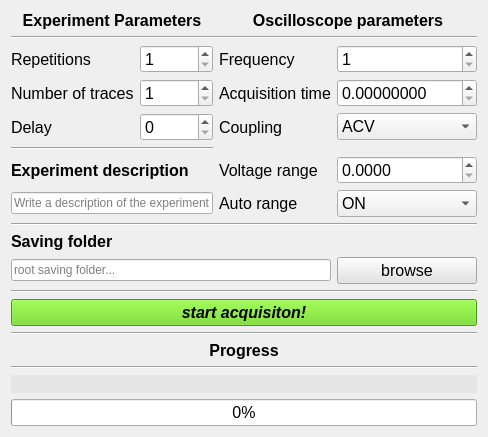
      <widget class="QWidget" name="acqTab">
       <attribute name="title">
        <string notr="true">Acquire Data</string>
       </attribute>
       <layout class="QGridLayout" name="gridLayout_7">
        <item row="0" column="0">
         <layout class="QGridLayout" name="gridLayout_3">
          <item row="10" column="3">
           <widget class="QPushButton" name="browseFolderButton_A">
            <property name="font">
             <font>
              <pointsize>12</pointsize>
             </font>
            </property>
            <property name="styleSheet">
             <string notr="true">background-color: rgb(227, 227, 227);</string>
            </property>
            <property name="text">
             <string>browse</string>
            </property>
           </widget>
          </item>
          <item row="8" column="0" colspan="4">
           <widget class="Line" name="line_3">
            <property name="orientation">
             <enum>Qt::Horizontal</enum>
            </property>
           </widget>
          </item>
          <item row="4" column="1">
           <widget class="QSpinBox" name="delaySpinBox_A">
            <property name="font">
             <font>
              <pointsize>12</pointsize>
             </font>
            </property>
           </widget>
          </item>
          <item row="7" column="2">
           <widget class="QLabel" name="label_22">
            <property name="font">
             <font>
              <pointsize>12</pointsize>
             </font>
            </property>
            <property name="text">
             <string>Auto range</string>
            </property>
           </widget>
          </item>
          <item row="10" column="0" colspan="3">
           <widget class="QLineEdit" name="rootFolderLineEdit_A">
            <property name="font">
             <font>
              <pointsize>9</pointsize>
             </font>
            </property>
            <property name="placeholderText">
             <string>root saving folder...</string>
            </property>
           </widget>
          </item>
          <item row="3" column="3">
           <widget class="QDoubleSpinBox" name="acqTime_A">
            <property name="font">
             <font>
              <pointsize>12</pointsize>
             </font>
            </property>
            <property name="decimals">
             <number>8</number>
            </property>
            <property name="minimum">
             <double>0.000000000000000</double>
            </property>
            <property name="maximum">
             <double>1000.000000000000000</double>
            </property>
           </widget>
          </item>
          <item row="1" column="0" colspan="4">
           <widget class="Line" name="line_2">
            <property name="orientation">
             <enum>Qt::Horizontal</enum>
            </property>
           </widget>
          </item>
          <item row="9" column="0" colspan="2">
           <widget class="QLabel" name="label_2">
            <property name="font">
             <font>
              <pointsize>12</pointsize>
              <weight>75</weight>
              <bold>true</bold>
             </font>
            </property>
            <property name="text">
             <string>Saving folder</string>
            </property>
           </widget>
          </item>
          <item row="6" column="3">
           <widget class="QDoubleSpinBox" name="voltageRangeSpinBox_A">
            <property name="font">
             <font>
              <pointsize>12</pointsize>
             </font>
            </property>
            <property name="whatsThis">
             <string/>
            </property>
            <property name="accessibleName">
             <string/>
            </property>
            <property name="decimals">
             <number>4</number>
            </property>
            <property name="maximum">
             <double>12.000000000000000</double>
            </property>
           </widget>
          </item>
          <item row="14" column="0" colspan="4">
           <widget class="Line" name="line">
            <property name="orientation">
             <enum>Qt::Horizontal</enum>
            </property>
           </widget>
          </item>
          <item row="7" column="3">
           <widget class="QComboBox" name="autoRangeComboBox_A">
            <property name="font">
             <font>
              <pointsize>12</pointsize>
             </font>
            </property>
            <item>
             <property name="text">
              <string>ON</string>
             </property>
            </item>
            <item>
             <property name="text">
              <string>OFF</string>
             </property>
            </item>
           </widget>
          </item>
          <item row="12" column="0" colspan="4">
           <widget class="QPushButton" name="startAcqButton_A">
            <property name="font">
             <font>
              <pointsize>12</pointsize>
              <weight>75</weight>
              <italic>true</italic>
              <bold>true</bold>
             </font>
            </property>
            <property name="styleSheet">
             <string notr="true">background-color: rgb(100, 213, 14);</string>
            </property>
            <property name="text">
             <string>start acquisiton!</string>
            </property>
           </widget>
          </item>
          <item row="17" column="0" colspan="4">
           <widget class="QLabel" name="progressStatus_A">
            <property name="font">
             <font>
              <pointsize>12</pointsize>
             </font>
            </property>
            <property name="styleSheet">
             <string notr="true">background-color: rgb(229, 229, 229);</string>
            </property>
            <property name="text">
             <string/>
            </property>
           </widget>
          </item>
          <item row="5" column="0" colspan="2">
           <widget class="Line" name="line_24">
            <property name="orientation">
             <enum>Qt::Horizontal</enum>
            </property>
           </widget>
          </item>
          <item row="6" column="2">
           <widget class="QLabel" name="label_21">
            <property name="font">
             <font>
              <pointsize>12</pointsize>
             </font>
            </property>
            <property name="text">
             <string>Voltage range</string>
            </property>
           </widget>
          </item>
          <item row="11" column="0" colspan="4">
           <widget class="Line" name="line_4">
            <property name="orientation">
             <enum>Qt::Horizontal</enum>
            </property>
           </widget>
          </item>
          <item row="3" column="0">
           <widget class="QLabel" name="label_16">
            <property name="font">
             <font>
              <pointsize>12</pointsize>
             </font>
            </property>
            <property name="text">
             <string>Number of traces</string>
            </property>
           </widget>
          </item>
          <item row="16" column="0" colspan="4">
           <widget class="Line" name="line_5">
            <property name="orientation">
             <enum>Qt::Horizontal</enum>
            </property>
           </widget>
          </item>
          <item row="18" column="0" colspan="4">
           <widget class="QProgressBar" name="progressBar_A">
            <property name="font">
             <font>
              <pointsize>12</pointsize>
             </font>
            </property>
            <property name="value">
             <number>0</number>
            </property>
           </widget>
          </item>
          <item row="7" column="0" colspan="2">
           <widget class="QLineEdit" name="expDescription_A">
            <property name="font">
             <font>
              <pointsize>9</pointsize>
             </font>
            </property>
            <property name="placeholderText">
             <string>Write a description of the experiment</string>
            </property>
           </widget>
          </item>
          <item row="4" column="3">
           <widget class="QComboBox" name="couplingComboBox_A">
            <property name="font">
             <font>
              <pointsize>12</pointsize>
             </font>
            </property>
            <property name="styleSheet">
             <string notr="true"/>
            </property>
            <item>
             <property name="text">
              <string>ACV</string>
             </property>
            </item>
            <item>
             <property name="text">
              <string>DCV</string>
             </property>
            </item>
           </widget>
          </item>
          <item row="3" column="2">
           <widget class="QLabel" name="label_17">
            <property name="font">
             <font>
              <pointsize>12</pointsize>
             </font>
            </property>
            <property name="text">
             <string>Acquisition time</string>
            </property>
           </widget>
          </item>
          <item row="4" column="2">
           <widget class="QLabel" name="label_19">
            <property name="font">
             <font>
              <pointsize>12</pointsize>
             </font>
            </property>
            <property name="text">
             <string>Coupling</string>
            </property>
           </widget>
          </item>
          <item row="0" column="2" colspan="2">
           <widget class="QLabel" name="label_13">
            <property name="font">
             <font>
              <pointsize>12</pointsize>
              <weight>75</weight>
              <bold>true</bold>
             </font>
            </property>
            <property name="styleSheet">
             <string notr="true"/>
            </property>
            <property name="text">
             <string>Oscilloscope parameters</string>
            </property>
            <property name="alignment">
             <set>Qt::AlignCenter</set>
            </property>
           </widget>
          </item>
          <item row="2" column="2">
           <widget class="QLabel" name="label_15">
            <property name="font">
             <font>
              <pointsize>12</pointsize>
             </font>
            </property>
            <property name="text">
             <string>Frequency</string>
            </property>
           </widget>
          </item>
          <item row="4" column="0">
           <widget class="QLabel" name="label_18">
            <property name="font">
             <font>
              <pointsize>12</pointsize>
             </font>
            </property>
            <property name="text">
             <string>Delay</string>
            </property>
           </widget>
          </item>
          <item row="2" column="1">
           <widget class="QSpinBox" name="repetitionsSpinBox_A">
            <property name="font">
             <font>
              <pointsize>12</pointsize>
             </font>
            </property>
            <property name="minimum">
             <number>1</number>
            </property>
            <property name="maximum">
             <number>10000</number>
            </property>
           </widget>
          </item>
          <item row="2" column="0">
           <widget class="QLabel" name="label_14">
            <property name="font">
             <font>
              <pointsize>12</pointsize>
             </font>
            </property>
            <property name="text">
             <string>Repetitions</string>
            </property>
           </widget>
          </item>
          <item row="0" column="0" colspan="2">
           <widget class="QLabel" name="label_12">
            <property name="font">
             <font>
              <pointsize>12</pointsize>
              <weight>75</weight>
              <bold>true</bold>
             </font>
            </property>
            <property name="styleSheet">
             <string notr="true"/>
            </property>
            <property name="text">
             <string>Experiment Parameters</string>
            </property>
            <property name="alignment">
             <set>Qt::AlignCenter</set>
            </property>
           </widget>
          </item>
          <item row="6" column="0" colspan="2">
           <widget class="QLabel" name="label_23">
            <property name="font">
             <font>
              <pointsize>12</pointsize>
              <weight>75</weight>
              <bold>true</bold>
             </font>
            </property>
            <property name="text">
             <string>Experiment description</string>
            </property>
           </widget>
          </item>
          <item row="2" column="3">
           <widget class="QSpinBox" name="frequencySpinBox_A">
            <property name="font">
             <font>
              <pointsize>12</pointsize>
             </font>
            </property>
            <property name="minimum">
             <number>1</number>
            </property>
            <property name="maximum">
             <number>10000000</number>
            </property>
           </widget>
          </item>
          <item row="15" column="0" colspan="4">
           <widget class="QLabel" name="label">
            <property name="font">
             <font>
              <pointsize>12</pointsize>
              <weight>75</weight>
              <bold>true</bold>
             </font>
            </property>
            <property name="text">
             <string>Progress</string>
            </property>
            <property name="alignment">
             <set>Qt::AlignCenter</set>
            </property>
           </widget>
          </item>
          <item row="3" column="1">
           <widget class="QSpinBox" name="tracesSpinBox_A">
            <property name="font">
             <font>
              <pointsize>12</pointsize>
             </font>
            </property>
            <property name="minimum">
             <number>1</number>
            </property>
            <property name="maximum">
             <number>10000</number>
            </property>
           </widget>
          </item>
         </layout>
        </item>
       </layout>
      </widget>
